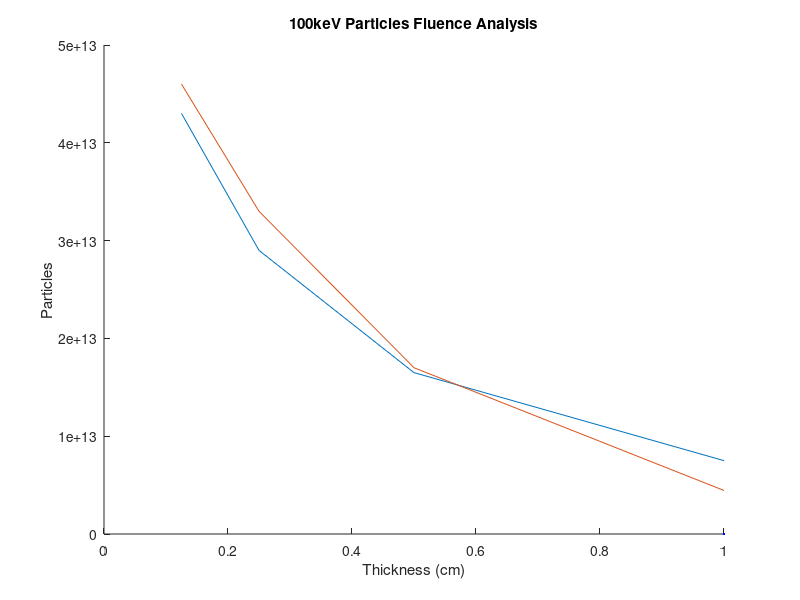

The MATLAB source for this figure: (Note: this script raises an error after producing the figure.)
% Data variables declaration :
% 1) 100keV DATA
sim100a = 4.3e13;
sim100b = 2.9e13;
sim100c = 1.65e13;
sim100d = 7.5e12;
sim100vec = [sim100a, sim100b, sim100c, sim100d];

teo100a = 4.6e13;
teo100b = 3.3e13;
teo100c = 1.7e13;
teo100d = 4.45e12;
teo100vec = [teo100a, teo100b, teo100c, teo100d];

% 2) 311keV DATA
sim311a = 4e13;
sim311b = 3.4e13;
sim311c = 2.7e13;
sim311d = 2.4e13;
sim311vec = [sim311a, sim311b, sim311c, sim311d];

teo311a = 2.97e13;
teo311b = 2.93e13;
teo311c = 2.85e13;
teo311d = 2.71e13;
teo311vec = [teo311a, teo311b, teo311c, teo311d];

Thickness = [0.125, 0.250, 0.500, 1.000];

% Plot of the results
% 1)
figure()
hold on
xlabel('Thickness (cm)');
ylabel('Particles');
title('100keV Particles Fluence Analysis');
plot(Thickness,sim100vec,LineStyle="-",LineWidth=2,Color='b');
plot(Thickness,teo100vec,LineWidth=1.5,Marker="*",LineStyle="none");
legend('Simulation','Theoretical');

% 2)
figure()
hold on
xlabel('Thickness (cm)');
ylabel('Particles');
title('311keV Particles Fluence Analysis');
plot(Thickness,sim311vec,LineStyle="-",LineWidth=2,Color='b');
plot(Thickness,teo311vec,LineStyle="none",LineWidth=1.5,Marker="*");
legend('Simulation','Theoretical');